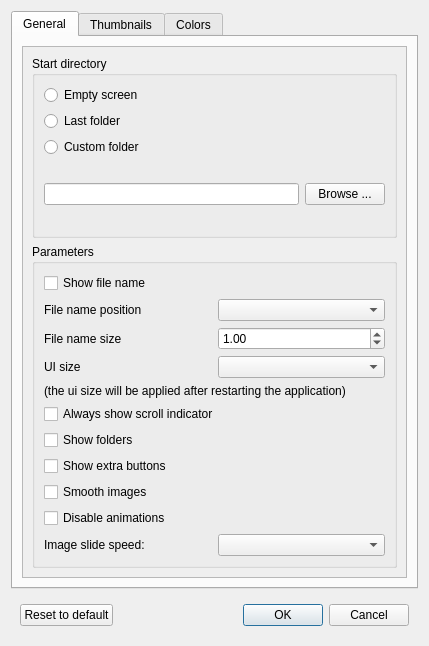
<?xml version="1.0" encoding="UTF-8"?>
<ui version="4.0">
 <class>ConfigDialog</class>
 <widget class="QDialog" name="ConfigDialog">
  <property name="geometry">
   <rect>
    <x>0</x>
    <y>0</y>
    <width>429</width>
    <height>646</height>
   </rect>
  </property>
  <property name="windowTitle">
   <string>Settings</string>
  </property>
  <property name="locale">
   <locale language="English" country="UnitedStates"/>
  </property>
  <layout class="QVBoxLayout" name="verticalLayout_3">
   <item>
    <widget class="QTabWidget" name="tabWidget">
     <property name="currentIndex">
      <number>0</number>
     </property>
     <widget class="QWidget" name="tab">
      <attribute name="title">
       <string>General</string>
      </attribute>
      <layout class="QVBoxLayout" name="verticalLayout_4">
       <item>
        <widget class="QScrollArea" name="scrollArea">
         <property name="widgetResizable">
          <bool>true</bool>
         </property>
         <widget class="QWidget" name="scrollAreaWidgetContents">
          <property name="geometry">
           <rect>
            <x>0</x>
            <y>0</y>
            <width>385</width>
            <height>534</height>
           </rect>
          </property>
          <layout class="QVBoxLayout" name="verticalLayout_7">
           <item>
            <widget class="QGroupBox" name="groupBox">
             <property name="title">
              <string>Start directory</string>
             </property>
             <layout class="QVBoxLayout" name="verticalLayout">
              <item>
               <widget class="QRadioButton" name="radioButton">
                <property name="text">
                 <string>Empty screen</string>
                </property>
               </widget>
              </item>
              <item>
               <widget class="QRadioButton" name="radioButton_2">
                <property name="text">
                 <string>Last folder</string>
                </property>
               </widget>
              </item>
              <item>
               <widget class="QRadioButton" name="radioButton_3">
                <property name="text">
                 <string>Custom folder</string>
                </property>
               </widget>
              </item>
              <item>
               <widget class="QWidget" name="widget" native="true">
                <property name="sizePolicy">
                 <sizepolicy hsizetype="Preferred" vsizetype="Minimum">
                  <horstretch>0</horstretch>
                  <verstretch>0</verstretch>
                 </sizepolicy>
                </property>
                <layout class="QHBoxLayout" name="horizontalLayout">
                 <property name="margin">
                  <number>0</number>
                 </property>
                 <item>
                  <widget class="QLineEdit" name="le_start_path"/>
                 </item>
                 <item>
                  <widget class="QPushButton" name="b_browse">
                   <property name="text">
                    <string>Browse ...</string>
                   </property>
                  </widget>
                 </item>
                </layout>
               </widget>
              </item>
             </layout>
            </widget>
           </item>
           <item>
            <widget class="QGroupBox" name="groupBox_2">
             <property name="title">
              <string>Parameters</string>
             </property>
             <layout class="QVBoxLayout" name="verticalLayout_2">
              <item>
               <widget class="QCheckBox" name="cb_show_name">
                <property name="text">
                 <string>Show file name</string>
                </property>
               </widget>
              </item>
              <item>
               <widget class="QWidget" name="widget_4" native="true">
                <layout class="QHBoxLayout" name="horizontalLayout_4">
                 <property name="margin">
                  <number>0</number>
                 </property>
                 <item>
                  <widget class="QLabel" name="label_2">
                   <property name="text">
                    <string>File name position</string>
                   </property>
                  </widget>
                 </item>
                 <item>
                  <widget class="QComboBox" name="combo_file_name_position"/>
                 </item>
                </layout>
               </widget>
              </item>
              <item>
               <widget class="QWidget" name="widget_6" native="true">
                <layout class="QHBoxLayout" name="horizontalLayout_6">
                 <property name="margin">
                  <number>0</number>
                 </property>
                 <item>
                  <widget class="QLabel" name="label_3">
                   <property name="text">
                    <string>File name size</string>
                   </property>
                  </widget>
                 </item>
                 <item>
                  <widget class="QDoubleSpinBox" name="spin_file_name_size">
                   <property name="minimum">
                    <double>0.200000000000000</double>
                   </property>
                   <property name="maximum">
                    <double>40.000000000000000</double>
                   </property>
                   <property name="singleStep">
                    <double>0.500000000000000</double>
                   </property>
                   <property name="value">
                    <double>1.000000000000000</double>
                   </property>
                  </widget>
                 </item>
                </layout>
               </widget>
              </item>
              <item>
               <widget class="QWidget" name="widget_7" native="true">
                <layout class="QHBoxLayout" name="horizontalLayout_7">
                 <property name="margin">
                  <number>0</number>
                 </property>
                 <item>
                  <widget class="QLabel" name="label_4">
                   <property name="text">
                    <string>UI size</string>
                   </property>
                  </widget>
                 </item>
                 <item>
                  <widget class="QComboBox" name="combo_ui_size"/>
                 </item>
                </layout>
               </widget>
              </item>
              <item>
               <widget class="QLabel" name="label_5">
                <property name="text">
                 <string>(the ui size will be applied after restarting the application)</string>
                </property>
               </widget>
              </item>
              <item>
               <widget class="QCheckBox" name="cb_show_scroll">
                <property name="text">
                 <string>Always show scroll indicator</string>
                </property>
               </widget>
              </item>
              <item>
               <widget class="QCheckBox" name="cb_showfolders">
                <property name="text">
                 <string>Show folders</string>
                </property>
               </widget>
              </item>
              <item>
               <widget class="QCheckBox" name="cb_extra_buttons">
                <property name="text">
                 <string>Show extra buttons</string>
                </property>
               </widget>
              </item>
              <item>
               <widget class="QCheckBox" name="cb_smooth_images">
                <property name="text">
                 <string>Smooth images</string>
                </property>
               </widget>
              </item>
              <item>
               <widget class="QCheckBox" name="cb_disable_animations">
                <property name="text">
                 <string>Disable animations</string>
                </property>
               </widget>
              </item>
              <item>
               <widget class="QWidget" name="widget_3" native="true">
                <layout class="QHBoxLayout" name="horizontalLayout_3">
                 <property name="margin">
                  <number>0</number>
                 </property>
                 <item>
                  <widget class="QLabel" name="label">
                   <property name="text">
                    <string>Image slide speed:</string>
                   </property>
                  </widget>
                 </item>
                 <item>
                  <widget class="QComboBox" name="combo_slide_speed"/>
                 </item>
                </layout>
               </widget>
              </item>
             </layout>
            </widget>
           </item>
          </layout>
         </widget>
        </widget>
       </item>
      </layout>
     </widget>
     <widget class="QWidget" name="tab_2">
      <attribute name="title">
       <string>Thumbnails</string>
      </attribute>
      <layout class="QVBoxLayout" name="verticalLayout_5">
       <item>
        <widget class="QScrollArea" name="scrollArea_2">
         <property name="widgetResizable">
          <bool>true</bool>
         </property>
         <widget class="QWidget" name="scrollAreaWidgetContents_2">
          <property name="geometry">
           <rect>
            <x>0</x>
            <y>0</y>
            <width>385</width>
            <height>534</height>
           </rect>
          </property>
          <layout class="QVBoxLayout" name="verticalLayout_8">
           <item>
            <widget class="QCheckBox" name="cb_thumbnail_square">
             <property name="toolTip">
              <string>Thumbnail shape is a square instead of a rectangle</string>
             </property>
             <property name="text">
              <string>Square thumbnails</string>
             </property>
            </widget>
           </item>
           <item>
            <widget class="QCheckBox" name="cb_thumbnail_spacing">
             <property name="toolTip">
              <string>Thumbnails have spacing between them</string>
             </property>
             <property name="text">
              <string>Spacing between thumbnails</string>
             </property>
            </widget>
           </item>
           <item>
            <widget class="QCheckBox" name="cb_thumbnail_crop">
             <property name="toolTip">
              <string>The image is cropped to fit he thumbnail istead of being resized</string>
             </property>
             <property name="text">
              <string>Crop thumbnails</string>
             </property>
            </widget>
           </item>
           <item>
            <widget class="QCheckBox" name="cb_thumbnails_show_name">
             <property name="text">
              <string>Show image names</string>
             </property>
            </widget>
           </item>
           <item>
            <widget class="QCheckBox" name="cb_thumbnail_text_under_image">
             <property name="text">
              <string>Thumbnail text under the image</string>
             </property>
            </widget>
           </item>
          </layout>
         </widget>
        </widget>
       </item>
      </layout>
     </widget>
     <widget class="QWidget" name="tab_3">
      <attribute name="title">
       <string>Colors</string>
      </attribute>
      <layout class="QVBoxLayout" name="verticalLayout_6">
       <item>
        <widget class="QScrollArea" name="scrollArea_3">
         <property name="widgetResizable">
          <bool>true</bool>
         </property>
         <widget class="QWidget" name="scrollAreaWidgetContents_3">
          <property name="geometry">
           <rect>
            <x>0</x>
            <y>0</y>
            <width>385</width>
            <height>534</height>
           </rect>
          </property>
          <layout class="QVBoxLayout" name="verticalLayout_9">
           <item>
            <widget class="QLabel" name="lb_color_preview">
             <property name="minimumSize">
              <size>
               <width>0</width>
               <height>64</height>
              </size>
             </property>
             <property name="text">
              <string>Color Preview Area</string>
             </property>
             <property name="alignment">
              <set>Qt::AlignCenter</set>
             </property>
            </widget>
           </item>
           <item>
            <widget class="QWidget" name="widget_2" native="true">
             <layout class="QHBoxLayout" name="horizontalLayout_2">
              <item>
               <widget class="QPushButton" name="b_background">
                <property name="text">
                 <string>Background color</string>
                </property>
               </widget>
              </item>
              <item>
               <widget class="QPushButton" name="b_text">
                <property name="text">
                 <string>Text color</string>
                </property>
               </widget>
              </item>
             </layout>
            </widget>
           </item>
          </layout>
         </widget>
        </widget>
       </item>
      </layout>
     </widget>
    </widget>
   </item>
   <item>
    <widget class="QWidget" name="widget_5" native="true">
     <layout class="QHBoxLayout" name="horizontalLayout_5">
      <item>
       <widget class="QPushButton" name="b_defaults">
        <property name="text">
         <string>Reset to default</string>
        </property>
       </widget>
      </item>
      <item>
       <spacer name="horizontalSpacer">
        <property name="orientation">
         <enum>Qt::Horizontal</enum>
        </property>
        <property name="sizeHint" stdset="0">
         <size>
          <width>35</width>
          <height>20</height>
         </size>
        </property>
       </spacer>
      </item>
      <item>
       <widget class="QDialogButtonBox" name="buttonBox">
        <property name="orientation">
         <enum>Qt::Horizontal</enum>
        </property>
        <property name="standardButtons">
         <set>QDialogButtonBox::Cancel|QDialogButtonBox::Ok</set>
        </property>
       </widget>
      </item>
     </layout>
    </widget>
   </item>
  </layout>
 </widget>
 <resources/>
 <connections>
  <connection>
   <sender>buttonBox</sender>
   <signal>accepted()</signal>
   <receiver>ConfigDialog</receiver>
   <slot>accept()</slot>
   <hints>
    <hint type="sourcelabel">
     <x>248</x>
     <y>254</y>
    </hint>
    <hint type="destinationlabel">
     <x>157</x>
     <y>274</y>
    </hint>
   </hints>
  </connection>
  <connection>
   <sender>buttonBox</sender>
   <signal>rejected()</signal>
   <receiver>ConfigDialog</receiver>
   <slot>reject()</slot>
   <hints>
    <hint type="sourcelabel">
     <x>316</x>
     <y>260</y>
    </hint>
    <hint type="destinationlabel">
     <x>286</x>
     <y>274</y>
    </hint>
   </hints>
  </connection>
 </connections>
</ui>
